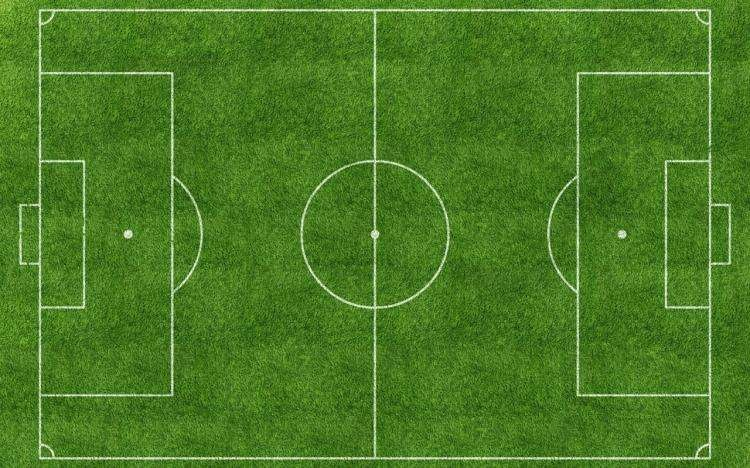
#> input picture soccer_field.jpg, 750 x 468 px
$ python playground.py
#> lines starting #> are read from the running program, lines starting #| are printed output that depends on the picture
import matplotlib.pyplot as plt
import matplotlib.image as mpimg
import numpy as np
from matplotlib.animation import FuncAnimation

field_w=750
field_h=468

# 加载足球场图像
soccer_field = mpimg.imread('soccer_field.jpg')
#> soccer_field is the input picture: shape (468, 750, 3); mean R, G, B 74.4, 122.9, 35.8

# 创建一个实时绘制的图像窗口
fig, ax = plt.subplots()
ax.imshow(soccer_field, extent=[0, field_w, 0, field_h])  # 设置足球场图像的坐标范围
scatter = ax.scatter([], [])
ax.set_title('实时坐标绘制')
ax.set_xlabel('X轴')
ax.set_ylabel('Y轴')

# 更新散点坐标的回调函数
def update(i):
    x = np.random.uniform(0, field_w)  # 在足球场范围内生成随机X坐标
    y = np.random.uniform(0, field_h)   # 在足球场范围内生成随机Y坐标
    scatter.set_offsets(np.array([[x, y]]))

# 使用FuncAnimation实时更新散点坐标
ani = FuncAnimation(fig, update, interval=1000)  # 每1000毫秒更新一次
plt.show()
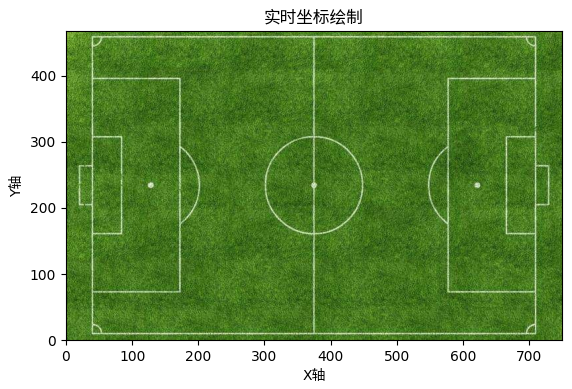
#> figure drawn by matplotlib, 1 panel
